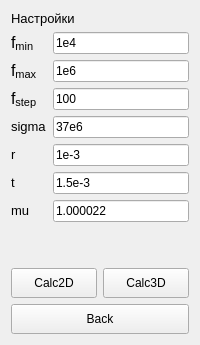
      <widget class="QWidget" name="nearSettingsTab">
       <attribute name="title">
        <string>Settings (near)</string>
       </attribute>
       <layout class="QVBoxLayout" name="verticalLayout_8">
        <item>
         <layout class="QVBoxLayout" name="vLayout_1">
          <item>
           <widget class="QLabel" name="label">
            <property name="text">
             <string>&lt;html&gt;&lt;head/&gt;&lt;body&gt;&lt;p&gt;&lt;span style=&quot; font-size:10pt;&quot;&gt;Настройки&lt;/span&gt;&lt;/p&gt;&lt;/body&gt;&lt;/html&gt;</string>
            </property>
           </widget>
          </item>
          <item>
           <layout class="QGridLayout" name="gridLayout">
            <item row="3" column="0">
             <widget class="QLabel" name="label_4">
              <property name="text">
               <string>&lt;html&gt;&lt;head/&gt;&lt;body&gt;&lt;p&gt;&lt;span style=&quot; font-size:10pt;&quot;&gt;sigma&lt;/span&gt;&lt;/p&gt;&lt;/body&gt;&lt;/html&gt;</string>
              </property>
             </widget>
            </item>
            <item row="1" column="0">
             <widget class="QLabel" name="label_2">
              <property name="text">
               <string>&lt;html&gt;&lt;head/&gt;&lt;body&gt;&lt;p&gt;&lt;span style=&quot; font-size:12pt;&quot;&gt;f&lt;/span&gt;&lt;span style=&quot; font-size:12pt; vertical-align:sub;&quot;&gt;max&lt;/span&gt;&lt;/p&gt;&lt;/body&gt;&lt;/html&gt;</string>
              </property>
             </widget>
            </item>
            <item row="0" column="1">
             <widget class="QLineEdit" name="fMin_nz">
              <property name="text">
               <string>1e4</string>
              </property>
             </widget>
            </item>
            <item row="1" column="1">
             <widget class="QLineEdit" name="fMax_nz">
              <property name="text">
               <string>1e6</string>
              </property>
             </widget>
            </item>
            <item row="2" column="1">
             <widget class="QLineEdit" name="fStep_nz">
              <property name="text">
               <string>100</string>
              </property>
             </widget>
            </item>
            <item row="4" column="1">
             <widget class="QLineEdit" name="r_nz">
              <property name="text">
               <string>1e-3</string>
              </property>
             </widget>
            </item>
            <item row="3" column="1">
             <widget class="QLineEdit" name="sigma_nz">
              <property name="text">
               <string>37e6</string>
              </property>
             </widget>
            </item>
            <item row="5" column="0">
             <widget class="QLabel" name="label_6">
              <property name="text">
               <string>&lt;html&gt;&lt;head/&gt;&lt;body&gt;&lt;p&gt;&lt;span style=&quot; font-size:10pt;&quot;&gt;t&lt;/span&gt;&lt;/p&gt;&lt;/body&gt;&lt;/html&gt;</string>
              </property>
             </widget>
            </item>
            <item row="4" column="0">
             <widget class="QLabel" name="label_5">
              <property name="text">
               <string>&lt;html&gt;&lt;head/&gt;&lt;body&gt;&lt;p&gt;&lt;span style=&quot; font-size:10pt;&quot;&gt;r&lt;/span&gt;&lt;/p&gt;&lt;/body&gt;&lt;/html&gt;</string>
              </property>
             </widget>
            </item>
            <item row="5" column="1">
             <widget class="QLineEdit" name="t_nz">
              <property name="text">
               <string>1.5e-3</string>
              </property>
             </widget>
            </item>
            <item row="6" column="1">
             <widget class="QLineEdit" name="mu_nz">
              <property name="text">
               <string>1.000022</string>
              </property>
             </widget>
            </item>
            <item row="0" column="0">
             <widget class="QLabel" name="label_1">
              <property name="text">
               <string>&lt;html&gt;&lt;head/&gt;&lt;body&gt;&lt;p&gt;&lt;span style=&quot; font-size:12pt;&quot;&gt;f&lt;/span&gt;&lt;span style=&quot; font-size:12pt; vertical-align:sub;&quot;&gt;min&lt;/span&gt;&lt;/p&gt;&lt;/body&gt;&lt;/html&gt;</string>
              </property>
             </widget>
            </item>
            <item row="2" column="0">
             <widget class="QLabel" name="label_3">
              <property name="text">
               <string>&lt;html&gt;&lt;head/&gt;&lt;body&gt;&lt;p&gt;&lt;span style=&quot; font-size:12pt;&quot;&gt;f&lt;/span&gt;&lt;span style=&quot; font-size:12pt; vertical-align:sub;&quot;&gt;step&lt;/span&gt;&lt;/p&gt;&lt;/body&gt;&lt;/html&gt;</string>
              </property>
             </widget>
            </item>
            <item row="6" column="0">
             <widget class="QLabel" name="label_7">
              <property name="text">
               <string>&lt;html&gt;&lt;head/&gt;&lt;body&gt;&lt;p&gt;&lt;span style=&quot; font-size:10pt;&quot;&gt;mu&lt;/span&gt;&lt;/p&gt;&lt;/body&gt;&lt;/html&gt;</string>
              </property>
             </widget>
            </item>
           </layout>
          </item>
          <item>
           <spacer name="vSpacer_3">
            <property name="orientation">
             <enum>Qt::Vertical</enum>
            </property>
            <property name="sizeHint" stdset="0">
             <size>
              <width>20</width>
              <height>40</height>
             </size>
            </property>
           </spacer>
          </item>
          <item>
           <layout class="QHBoxLayout" name="hLayout_3">
            <item>
             <widget class="QPushButton" name="run2DCalcButton_nz">
              <property name="minimumSize">
               <size>
                <width>0</width>
                <height>30</height>
               </size>
              </property>
              <property name="text">
               <string>Calc2D</string>
              </property>
             </widget>
            </item>
            <item>
             <widget class="QPushButton" name="run3DCalcButton_nz">
              <property name="minimumSize">
               <size>
                <width>0</width>
                <height>30</height>
               </size>
              </property>
              <property name="text">
               <string>Calc3D</string>
              </property>
             </widget>
            </item>
           </layout>
          </item>
         </layout>
        </item>
        <item>
         <layout class="QVBoxLayout" name="vLayout_2">
          <item>
           <widget class="QPushButton" name="nearSettingsBackButton">
            <property name="minimumSize">
             <size>
              <width>0</width>
              <height>30</height>
             </size>
            </property>
            <property name="text">
             <string>Back</string>
            </property>
            <property name="icon">
             <iconset resource="Resources.qrc">
              <normaloff>:/images/images/back.png</normaloff>:/images/images/back.png</iconset>
            </property>
           </widget>
          </item>
         </layout>
        </item>
       </layout>
      </widget>
